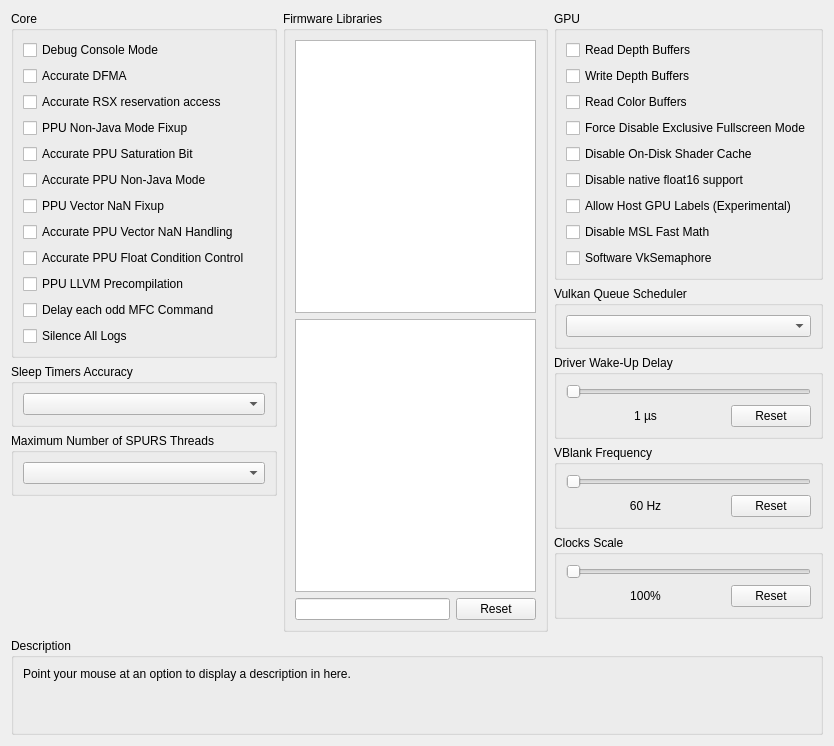
      <widget class="QWidget" name="advancedTab">
       <attribute name="title">
        <string>Advanced</string>
       </attribute>
       <layout class="QVBoxLayout" name="advancedTab_layout" stretch="1,0,0">
        <item>
         <layout class="QHBoxLayout" name="advancedTabLayout" stretch="1,1,1">
          <item>
           <layout class="QVBoxLayout" name="advancedTabLayoutLeft">
            <item>
             <widget class="QGroupBox" name="gb_advanced_core">
              <property name="sizePolicy">
               <sizepolicy hsizetype="Preferred" vsizetype="Minimum">
                <horstretch>0</horstretch>
                <verstretch>0</verstretch>
               </sizepolicy>
              </property>
              <property name="title">
               <string>Core</string>
              </property>
              <layout class="QVBoxLayout" name="gb_advanced_core_layout">
               <item>
                <widget class="QCheckBox" name="debugConsoleMode">
                 <property name="text">
                  <string>Debug Console Mode</string>
                 </property>
                </widget>
               </item>
               <item>
                <widget class="QCheckBox" name="accurateDFMA">
                 <property name="text">
                  <string>Accurate DFMA</string>
                 </property>
                </widget>
               </item>
               <item>
                <widget class="QCheckBox" name="accurateRSXAccess">
                 <property name="text">
                  <string>Accurate RSX reservation access</string>
                 </property>
                </widget>
               </item>
               <item>
                <widget class="QCheckBox" name="ppuNJFixup">
                 <property name="text">
                  <string>PPU Non-Java Mode Fixup</string>
                 </property>
                </widget>
               </item>
               <item>
                <widget class="QCheckBox" name="accuratePPUSAT">
                 <property name="text">
                  <string>Accurate PPU Saturation Bit</string>
                 </property>
                </widget>
               </item>
               <item>
                <widget class="QCheckBox" name="accuratePPUNJ">
                 <property name="text">
                  <string>Accurate PPU Non-Java Mode</string>
                 </property>
                </widget>
               </item>
               <item>
                <widget class="QCheckBox" name="fixupPPUVNAN">
                 <property name="text">
                  <string>PPU Vector NaN Fixup</string>
                 </property>
                </widget>
               </item>
               <item>
                <widget class="QCheckBox" name="accuratePPUVNAN">
                 <property name="text">
                  <string>Accurate PPU Vector NaN Handling</string>
                 </property>
                </widget>
               </item>
               <item>
                <widget class="QCheckBox" name="accuratePPUFPCC">
                 <property name="text">
                  <string>Accurate PPU Float Condition Control</string>
                 </property>
                </widget>
               </item>
               <item>
                <widget class="QCheckBox" name="ppuPrecompilation">
                 <property name="text">
                  <string>PPU LLVM Precompilation</string>
                 </property>
                </widget>
               </item>
               <item>
                <widget class="QCheckBox" name="mfcDelayCommand">
                 <property name="text">
                  <string>Delay each odd MFC Command</string>
                 </property>
                </widget>
               </item>
               <item>
                <widget class="QCheckBox" name="silenceAllLogs">
                 <property name="text">
                  <string>Silence All Logs</string>
                 </property>
                </widget>
               </item>
              </layout>
             </widget>
            </item>
            <item>
             <widget class="QGroupBox" name="gb_sleep_timers_accuracy">
              <property name="sizePolicy">
               <sizepolicy hsizetype="Preferred" vsizetype="Minimum">
                <horstretch>0</horstretch>
                <verstretch>0</verstretch>
               </sizepolicy>
              </property>
              <property name="title">
               <string>Sleep Timers Accuracy</string>
              </property>
              <layout class="QVBoxLayout" name="gb_sleep_timers_accuracy_layout">
               <item>
                <widget class="QComboBox" name="sleepTimersAccuracy"/>
               </item>
              </layout>
             </widget>
            </item>
            <item>
             <widget class="QGroupBox" name="gb_max_spurs_threads">
              <property name="sizePolicy">
               <sizepolicy hsizetype="Preferred" vsizetype="Minimum">
                <horstretch>0</horstretch>
                <verstretch>0</verstretch>
               </sizepolicy>
              </property>
              <property name="title">
               <string>Maximum Number of SPURS Threads</string>
              </property>
              <layout class="QVBoxLayout" name="gb_max_spurs_threads_layout">
               <item>
                <widget class="QComboBox" name="maxSPURSThreads"/>
               </item>
              </layout>
             </widget>
            </item>
            <item>
             <spacer name="advancedTabSpacerLeft">
              <property name="orientation">
               <enum>Qt::Vertical</enum>
              </property>
              <property name="sizeType">
               <enum>QSizePolicy::MinimumExpanding</enum>
              </property>
              <property name="sizeHint" stdset="0">
               <size>
                <width>0</width>
                <height>0</height>
               </size>
              </property>
             </spacer>
            </item>
           </layout>
          </item>
          <item>
           <layout class="QVBoxLayout" name="advancedTabLayoutMiddle">
            <item>
             <widget class="QGroupBox" name="gb_libs">
              <property name="title">
               <string>Firmware Libraries</string>
              </property>
              <layout class="QVBoxLayout" name="gb_libs_layout">
               <item>
                <widget class="QListWidget" name="hleList">
                 <property name="sizePolicy">
                  <sizepolicy hsizetype="Preferred" vsizetype="Preferred">
                   <horstretch>0</horstretch>
                   <verstretch>0</verstretch>
                  </sizepolicy>
                 </property>
                 <property name="selectionMode">
                  <enum>QAbstractItemView::ExtendedSelection</enum>
                 </property>
                 <property name="viewMode">
                  <enum>QListView::ListMode</enum>
                 </property>
                </widget>
               </item>
               <item>
                <widget class="QListWidget" name="lleList">
                 <property name="sizePolicy">
                  <sizepolicy hsizetype="Preferred" vsizetype="Preferred">
                   <horstretch>0</horstretch>
                   <verstretch>0</verstretch>
                  </sizepolicy>
                 </property>
                 <property name="selectionMode">
                  <enum>QAbstractItemView::ExtendedSelection</enum>
                 </property>
                 <property name="viewMode">
                  <enum>QListView::ListMode</enum>
                 </property>
                </widget>
               </item>
               <item>
                <layout class="QHBoxLayout" name="gb_lleLibs_layout" stretch="1,0">
                 <property name="spacing">
                  <number>6</number>
                 </property>
                 <property name="sizeConstraint">
                  <enum>QLayout::SetNoConstraint</enum>
                 </property>
                 <item>
                  <widget class="QLineEdit" name="searchBox"/>
                 </item>
                 <item>
                  <widget class="QPushButton" name="resetLleList">
                   <property name="text">
                    <string>Reset</string>
                   </property>
                  </widget>
                 </item>
                </layout>
               </item>
              </layout>
             </widget>
            </item>
           </layout>
          </item>
          <item>
           <layout class="QVBoxLayout" name="advancedTabLayoutRight">
            <item>
             <widget class="QGroupBox" name="gb_advanced_gpu">
              <property name="sizePolicy">
               <sizepolicy hsizetype="Preferred" vsizetype="Minimum">
                <horstretch>0</horstretch>
                <verstretch>0</verstretch>
               </sizepolicy>
              </property>
              <property name="title">
               <string>GPU</string>
              </property>
              <layout class="QVBoxLayout" name="gb_advanced_gpu_layout">
               <item>
                <widget class="QCheckBox" name="readDepth">
                 <property name="text">
                  <string>Read Depth Buffers</string>
                 </property>
                </widget>
               </item>
               <item>
                <widget class="QCheckBox" name="dumpDepth">
                 <property name="text">
                  <string>Write Depth Buffers</string>
                 </property>
                </widget>
               </item>
               <item>
                <widget class="QCheckBox" name="readColor">
                 <property name="text">
                  <string>Read Color Buffers</string>
                 </property>
                </widget>
               </item>
               <item>
                <widget class="QCheckBox" name="forceDisableExclusiveFullscreenMode">
                 <property name="text">
                  <string>Force Disable Exclusive Fullscreen Mode</string>
                 </property>
                </widget>
               </item>
               <item>
                <widget class="QCheckBox" name="disableOnDiskShaderCache">
                 <property name="text">
                  <string>Disable On-Disk Shader Cache</string>
                 </property>
                </widget>
               </item>
               <item>
                <widget class="QCheckBox" name="disableNativefp16">
                 <property name="text">
                  <string>Disable native float16 support</string>
                 </property>
                </widget>
               </item>
               <item>
                <widget class="QCheckBox" name="allowHostGPULabels">
                 <property name="text">
                  <string>Allow Host GPU Labels (Experimental)</string>
                 </property>
                </widget>
               </item>
               <item>
                <widget class="QCheckBox" name="disableMslFastMath">
                 <property name="text">
                  <string>Disable MSL Fast Math</string>
                 </property>
                </widget>
               </item>
               <item>
                <widget class="QCheckBox" name="softwareVkSemaphore">
                 <property name="text">
                  <string>Software VkSemaphore</string>
                 </property>
                </widget>
               </item>
              </layout>
             </widget>
            </item>
            <item>
             <widget class="QGroupBox" name="gb_vulkansched">
              <property name="sizePolicy">
               <sizepolicy hsizetype="Preferred" vsizetype="Minimum">
                <horstretch>0</horstretch>
                <verstretch>0</verstretch>
               </sizepolicy>
              </property>
              <property name="title">
               <string>Vulkan Queue Scheduler</string>
              </property>
              <layout class="QVBoxLayout" name="gb_vksched_layout">
               <item>
                <widget class="QComboBox" name="vulkansched"/>
               </item>
              </layout>
             </widget>
            </item>
            <item>
             <widget class="QGroupBox" name="gb_wakeupDelay">
              <property name="sizePolicy">
               <sizepolicy hsizetype="Preferred" vsizetype="Minimum">
                <horstretch>0</horstretch>
                <verstretch>0</verstretch>
               </sizepolicy>
              </property>
              <property name="title">
               <string>Driver Wake-Up Delay</string>
              </property>
              <layout class="QVBoxLayout" name="gb_wakeupDelay_layout">
               <item>
                <widget class="QSlider" name="wakeupDelay">
                 <property name="orientation">
                  <enum>Qt::Horizontal</enum>
                 </property>
                </widget>
               </item>
               <item>
                <layout class="QHBoxLayout" name="wakeupDelayLayout" stretch="1,0">
                 <item>
                  <widget class="QLabel" name="wakeupText">
                   <property name="text">
                    <string>1 µs</string>
                   </property>
                   <property name="alignment">
                    <set>Qt::AlignCenter</set>
                   </property>
                  </widget>
                 </item>
                 <item>
                  <widget class="QPushButton" name="wakeupReset">
                   <property name="text">
                    <string>Reset</string>
                   </property>
                  </widget>
                 </item>
                </layout>
               </item>
              </layout>
             </widget>
            </item>
            <item>
             <widget class="QGroupBox" name="gb_vblank">
              <property name="sizePolicy">
               <sizepolicy hsizetype="Preferred" vsizetype="Minimum">
                <horstretch>0</horstretch>
                <verstretch>0</verstretch>
               </sizepolicy>
              </property>
              <property name="title">
               <string>VBlank Frequency</string>
              </property>
              <layout class="QVBoxLayout" name="gb_vblank_layout">
               <item>
                <widget class="QSlider" name="vblank">
                 <property name="orientation">
                  <enum>Qt::Horizontal</enum>
                 </property>
                </widget>
               </item>
               <item>
                <layout class="QHBoxLayout" name="vBlankLayout" stretch="1,0">
                 <item>
                  <widget class="QLabel" name="vblankText">
                   <property name="text">
                    <string>60 Hz</string>
                   </property>
                   <property name="alignment">
                    <set>Qt::AlignCenter</set>
                   </property>
                  </widget>
                 </item>
                 <item>
                  <widget class="QPushButton" name="vblankReset">
                   <property name="text">
                    <string>Reset</string>
                   </property>
                  </widget>
                 </item>
                </layout>
               </item>
              </layout>
             </widget>
            </item>
            <item>
             <widget class="QGroupBox" name="gb_clockScale">
              <property name="sizePolicy">
               <sizepolicy hsizetype="Preferred" vsizetype="Minimum">
                <horstretch>0</horstretch>
                <verstretch>0</verstretch>
               </sizepolicy>
              </property>
              <property name="title">
               <string>Clocks Scale</string>
              </property>
              <layout class="QVBoxLayout" name="gb_clockScale_layout">
               <item>
                <widget class="QSlider" name="clockScale">
                 <property name="orientation">
                  <enum>Qt::Horizontal</enum>
                 </property>
                </widget>
               </item>
               <item>
                <layout class="QHBoxLayout" name="clockScaleLayout" stretch="1,0">
                 <item>
                  <widget class="QLabel" name="clockScaleText">
                   <property name="text">
                    <string>100%</string>
                   </property>
                   <property name="alignment">
                    <set>Qt::AlignCenter</set>
                   </property>
                  </widget>
                 </item>
                 <item>
                  <widget class="QPushButton" name="clockScaleReset">
                   <property name="text">
                    <string>Reset</string>
                   </property>
                  </widget>
                 </item>
                </layout>
               </item>
              </layout>
             </widget>
            </item>
            <item>
             <spacer name="advancedTabSpacerRight">
              <property name="orientation">
               <enum>Qt::Vertical</enum>
              </property>
              <property name="sizeType">
               <enum>QSizePolicy::MinimumExpanding</enum>
              </property>
              <property name="sizeHint" stdset="0">
               <size>
                <width>13</width>
                <height>13</height>
               </size>
              </property>
             </spacer>
            </item>
           </layout>
          </item>
         </layout>
        </item>
        <item>
         <spacer name="advancedTabSpacer">
          <property name="orientation">
           <enum>Qt::Vertical</enum>
          </property>
          <property name="sizeHint" stdset="0">
           <size>
            <width>0</width>
            <height>0</height>
           </size>
          </property>
         </spacer>
        </item>
        <item>
         <widget class="QGroupBox" name="gb_description_advanced">
          <property name="title">
           <string>Description</string>
          </property>
          <layout class="QVBoxLayout" name="gb_description_advanced_layout">
           <item>
            <widget class="QLabel" name="description_advanced">
             <property name="text">
              <string>Point your mouse at an option to display a description in here.


</string>
             </property>
             <property name="textFormat">
              <enum>Qt::PlainText</enum>
             </property>
             <property name="alignment">
              <set>Qt::AlignLeading|Qt::AlignLeft|Qt::AlignTop</set>
             </property>
             <property name="wordWrap">
              <bool>true</bool>
             </property>
            </widget>
           </item>
          </layout>
         </widget>
        </item>
       </layout>
      </widget>
